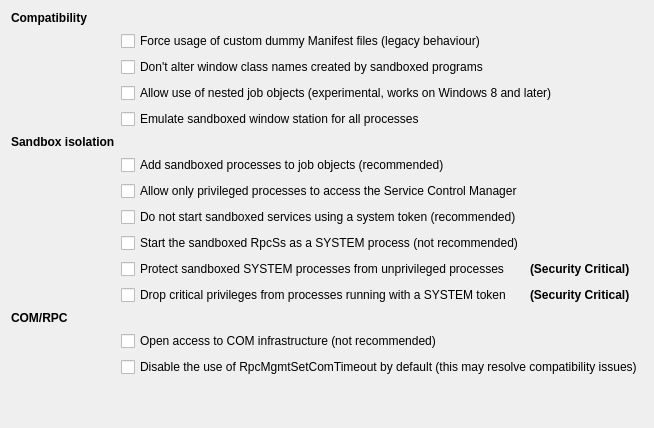
             <widget class="QWidget" name="tabMisc">
              <property name="font">
               <font>
                <weight>50</weight>
                <bold>false</bold>
                <kerning>true</kerning>
               </font>
              </property>
              <attribute name="title">
               <string>Miscellaneous</string>
              </attribute>
              <layout class="QGridLayout" name="gridLayout_26">
               <item row="0" column="1">
                <layout class="QGridLayout" name="gridLayout_2">
                 <item row="5" column="1" colspan="2">
                  <widget class="QCheckBox" name="chkUseSbieWndStation">
                   <property name="text">
                    <string>Emulate sandboxed window station for all processes</string>
                   </property>
                  </widget>
                 </item>
                 <item row="12" column="1">
                  <widget class="QCheckBox" name="chkDropPrivileges">
                   <property name="text">
                    <string>Drop critical privileges from processes running with a SYSTEM token</string>
                   </property>
                  </widget>
                 </item>
                 <item row="7" column="1">
                  <widget class="QCheckBox" name="chkAddToJob">
                   <property name="text">
                    <string>Add sandboxed processes to job objects (recommended)</string>
                   </property>
                  </widget>
                 </item>
                 <item row="9" column="1">
                  <widget class="QCheckBox" name="chkRestrictServices">
                   <property name="text">
                    <string>Do not start sandboxed services using a system token (recommended)</string>
                   </property>
                  </widget>
                 </item>
                 <item row="11" column="1">
                  <widget class="QCheckBox" name="chkProtectSystem">
                   <property name="text">
                    <string>Protect sandboxed SYSTEM processes from unprivileged processes</string>
                   </property>
                  </widget>
                 </item>
                 <item row="14" column="1" colspan="2">
                  <widget class="QCheckBox" name="chkOpenCOM">
                   <property name="text">
                    <string>Open access to COM infrastructure (not recommended)</string>
                   </property>
                  </widget>
                 </item>
                 <item row="8" column="1">
                  <widget class="QCheckBox" name="chkProtectSCM">
                   <property name="text">
                    <string>Allow only privileged processes to access the Service Control Manager</string>
                   </property>
                  </widget>
                 </item>
                 <item row="2" column="1" colspan="2">
                  <widget class="QCheckBox" name="chkPreferExternalManifest">
                   <property name="text">
                    <string>Force usage of custom dummy Manifest files (legacy behaviour)</string>
                   </property>
                  </widget>
                 </item>
                 <item row="11" column="2">
                  <widget class="QLabel" name="label_65">
                   <property name="font">
                    <font>
                     <weight>75</weight>
                     <bold>true</bold>
                     <kerning>true</kerning>
                    </font>
                   </property>
                   <property name="text">
                    <string>(Security Critical)</string>
                   </property>
                  </widget>
                 </item>
                 <item row="16" column="2">
                  <spacer name="horizontalSpacer_6">
                   <property name="orientation">
                    <enum>Qt::Horizontal</enum>
                   </property>
                   <property name="sizeHint" stdset="0">
                    <size>
                     <width>40</width>
                     <height>20</height>
                    </size>
                   </property>
                  </spacer>
                 </item>
                 <item row="10" column="1">
                  <widget class="QCheckBox" name="chkElevateRpcss">
                   <property name="text">
                    <string>Start the sandboxed RpcSs as a SYSTEM process (not recommended)</string>
                   </property>
                  </widget>
                 </item>
                 <item row="3" column="1" colspan="2">
                  <widget class="QCheckBox" name="chkNoWindowRename">
                   <property name="text">
                    <string>Don't alter window class names created by sandboxed programs</string>
                   </property>
                  </widget>
                 </item>
                 <item row="1" column="0">
                  <widget class="QLabel" name="label_5">
                   <property name="font">
                    <font>
                     <weight>75</weight>
                     <bold>true</bold>
                     <kerning>true</kerning>
                    </font>
                   </property>
                   <property name="text">
                    <string>Compatibility</string>
                   </property>
                  </widget>
                 </item>
                 <item row="16" column="1">
                  <spacer name="verticalSpacer">
                   <property name="orientation">
                    <enum>Qt::Vertical</enum>
                   </property>
                   <property name="sizeHint" stdset="0">
                    <size>
                     <width>20</width>
                     <height>40</height>
                    </size>
                   </property>
                  </spacer>
                 </item>
                 <item row="12" column="2">
                  <widget class="QLabel" name="label_64">
                   <property name="font">
                    <font>
                     <weight>75</weight>
                     <bold>true</bold>
                     <kerning>true</kerning>
                    </font>
                   </property>
                   <property name="text">
                    <string>(Security Critical)</string>
                   </property>
                  </widget>
                 </item>
                 <item row="6" column="0">
                  <widget class="QLabel" name="label_22">
                   <property name="font">
                    <font>
                     <weight>75</weight>
                     <bold>true</bold>
                     <kerning>true</kerning>
                    </font>
                   </property>
                   <property name="toolTip">
                    <string>Protect the sandbox integrity itself</string>
                   </property>
                   <property name="text">
                    <string>Sandbox isolation</string>
                   </property>
                  </widget>
                 </item>
                 <item row="13" column="0">
                  <widget class="QLabel" name="label_63">
                   <property name="font">
                    <font>
                     <weight>75</weight>
                     <bold>true</bold>
                     <kerning>true</kerning>
                    </font>
                   </property>
                   <property name="toolTip">
                    <string>Protect the sandbox integrity itself</string>
                   </property>
                   <property name="text">
                    <string>COM/RPC</string>
                   </property>
                  </widget>
                 </item>
                 <item row="4" column="1" colspan="2">
                  <widget class="QCheckBox" name="chkNestedJobs">
                   <property name="text">
                    <string>Allow use of nested job objects (experimental, works on Windows 8 and later)</string>
                   </property>
                  </widget>
                 </item>
                 <item row="15" column="1" colspan="2">
                  <widget class="QCheckBox" name="chkComTimeout">
                   <property name="text">
                    <string>Disable the use of RpcMgmtSetComTimeout by default (this may resolve compatibility issues)</string>
                   </property>
                  </widget>
                 </item>
                </layout>
               </item>
              </layout>
             </widget>
